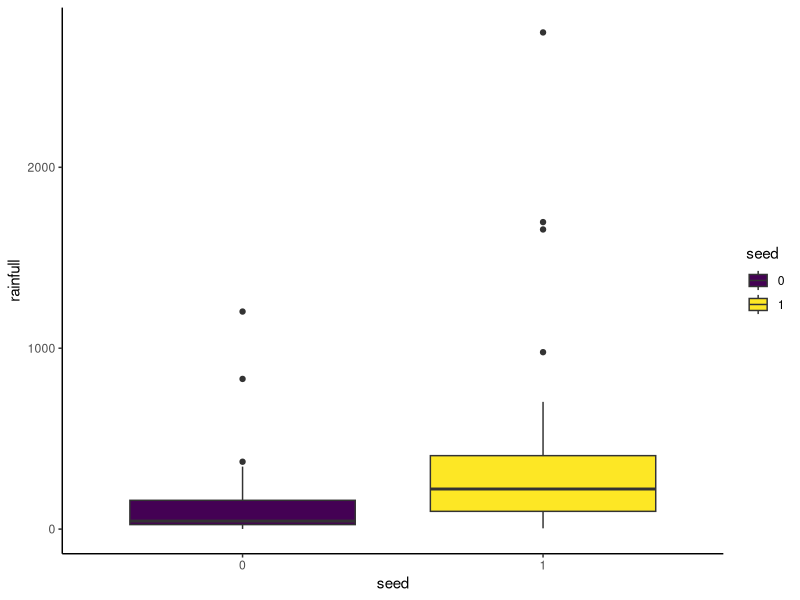

R code for this plot:
#author：LiYuan
#assignment3

###################################################
#           1. init parameters
###################################################
rm(list=ls())
library("dplyr")
library("ggplot2")
library(tidyr)
setwd("../assignment3/")

###################################################
#           2. build datasets
###################################################
rainfull_unseed<- c(1202.6, 830.1, 372.4, 345.5, 321.2, 244.3, 
                    163.0, 147.8, 95.0, 87.0, 81.2, 68.5, 47.3, 41.1, 
                    36.6, 29.0, 28.6, 26.3, 26.0, 24.4, 21.4, 17.3, 11.5, 
                    4.9, 4.9, 1.0)
rainfull_seed<-c(2745.6, 1697.1, 1656.4, 978.0, 703.4, 489.1, 
                 430.0, 334.1, 302.8, 274.7, 274.7, 255.0, 242.5, 200.7, 
                 198.6, 129.6, 119.0, 
                 118.3, 115.3, 92.4, 40.6, 32.7, 31.4, 17.5, 7.7, 4.1)
rainfull_data_tbl<-as_tibble(data.frame(rainfull=c(rainfull_unseed,rainfull_seed),
                          seed=(c(rep(0,26),rep(1,26)))
                          )) %>%
  mutate(seed = factor(seed, ordered = TRUE)) 

###################################################
#           3. plot two box plot3
###################################################
#assignment3-1.1 Plot two box plots side-by-side of data from the two groups.
rainfull_data_tbl %>% 
ggplot( aes(x = seed, y = rainfull, fill = seed)) +
  geom_boxplot() +
  theme_classic()

###################################################
#           4. one way anova
###################################################
#assignment3-1.2 Did cloud seeding have an effect on rainfall in this experiment?
anova_one_way <- aov(rainfull ~ seed, data = rainfull_data_tbl)
summary(anova_one_way) #no significant
